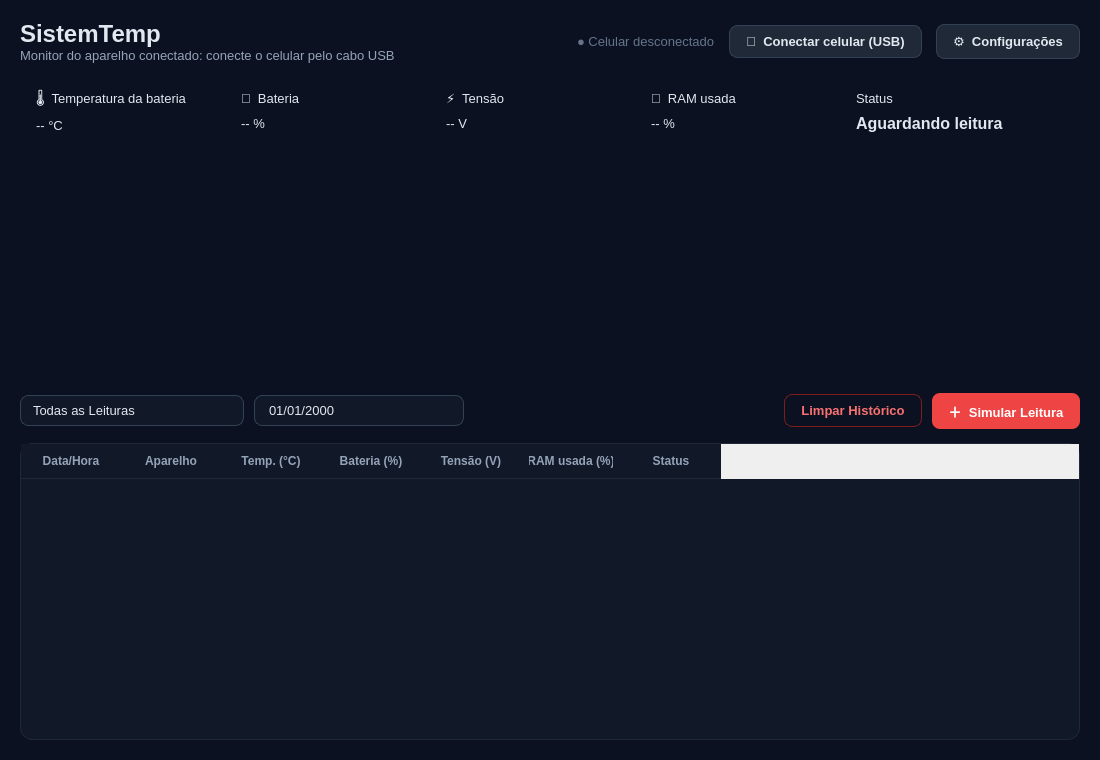
<?xml version="1.0" encoding="UTF-8"?>
<ui version="4.0">
 <class>MainWindow</class>
 <widget class="QMainWindow" name="MainWindow">
  <property name="geometry">
   <rect><x>0</x><y>0</y><width>1100</width><height>760</height></rect>
  </property>
  <property name="minimumSize">
   <size><width>900</width><height>620</height></size>
  </property>
  <property name="windowTitle">
   <string>SistemTemp</string>
  </property>
  <property name="styleSheet">
   <string notr="true">
    QMainWindow, QWidget#centralwidget { background-color: #0B1120; }
    QWidget { font-family: "Segoe UI"; }
    QLabel { color: #E2E8F0; font-size: 10pt; }
    QLabel[role="cardTitulo"] { color: #94A3B8; font-size: 9pt; font-weight: 600; }
    QLabel[role="cardValor"] { color: #F8FAFC; font-size: 20pt; font-weight: 700; }
    QFrame[card="true"] { background-color: #111827; border: 1px solid #1F2937; border-radius: 12px; }
    QPushButton { background-color: #1F2937; color: #E2E8F0; border: 1px solid #334155; border-radius: 8px; padding: 8px 16px; font-size: 10pt; font-weight: 600; }
    QPushButton:hover { background-color: #273449; border-color: #475569; }
    QPushButton:pressed { background-color: #0F172A; }
    QPushButton#btnRegistrar { background-color: #EF4444; color: white; border: none; }
    QPushButton#btnRegistrar:hover { background-color: #DC2626; }
    QPushButton#btnLimparTudo { background-color: transparent; color: #F87171; border-color: #7F1D1D; }
    QPushButton#btnLimparTudo:hover { background-color: #2A1215; }
    QComboBox, QDateEdit { background: #111827; color: #E2E8F0; border: 1px solid #334155; border-radius: 8px; padding: 6px 30px 6px 12px; font-size: 10pt; min-width: 150px; }
    QComboBox:hover, QDateEdit:hover, QComboBox:on { border-color: #EF4444; }
    QComboBox::drop-down, QDateEdit::drop-down { subcontrol-origin: padding; subcontrol-position: center right; width: 28px; border: none; }
    QComboBox::down-arrow, QDateEdit::down-arrow { image: url(assets/chevron.svg); width: 12px; height: 12px; }
    QComboBox QAbstractItemView { background: #111827; color: #E2E8F0; border: 1px solid #334155; padding: 4px; outline: none; selection-background-color: #EF4444; selection-color: white; }
    QCalendarWidget QWidget#qt_calendar_navigationbar { background-color: #111827; }
    QCalendarWidget QToolButton { color: #E2E8F0; background: transparent; padding: 4px 8px; }
    QCalendarWidget QAbstractItemView { background: #111827; color: #E2E8F0; selection-background-color: #EF4444; selection-color: white; }
    QTableWidget { background-color: #111827; alternate-background-color: #0F172A; color: #E2E8F0; border: 1px solid #1F2937; border-radius: 12px; gridline-color: transparent; font-size: 10pt; selection-background-color: #3B1E24; selection-color: #F8FAFC; }
    QHeaderView::section { background-color: #111827; color: #94A3B8; border: none; border-bottom: 1px solid #1F2937; font-weight: 600; padding: 8px; }
    QTableCornerButton::section { background-color: #111827; border: none; }
    QScrollBar:vertical { background: transparent; width: 10px; margin: 4px 2px; }
    QScrollBar::handle:vertical { background: #334155; border-radius: 3px; min-height: 30px; }
    QScrollBar::handle:vertical:hover { background: #475569; }
    QScrollBar::add-line:vertical, QScrollBar::sub-line:vertical, QScrollBar::add-page:vertical, QScrollBar::sub-page:vertical { height: 0; background: none; }
   </string>
  </property>
  <widget class="QWidget" name="centralwidget">
   <layout class="QVBoxLayout" name="verticalLayout">
    <property name="spacing"><number>14</number></property>
    <property name="leftMargin"><number>20</number></property>
    <property name="topMargin"><number>20</number></property>
    <property name="rightMargin"><number>20</number></property>
    <property name="bottomMargin"><number>20</number></property>

    <item>
     <layout class="QHBoxLayout" name="headerLayout">
      <item>
       <layout class="QVBoxLayout" name="tituloLayout">
        <property name="spacing"><number>0</number></property>
        <item>
         <widget class="QLabel" name="lblTitulo">
          <property name="styleSheet"><string notr="true">font-size: 18pt; font-weight: 700;</string></property>
          <property name="text"><string>SistemTemp</string></property>
         </widget>
        </item>
        <item>
         <widget class="QLabel" name="lblSubtitulo">
          <property name="styleSheet"><string notr="true">color: #94A3B8;</string></property>
          <property name="text"><string>Monitor do aparelho conectado: conecte o celular pelo cabo USB</string></property>
         </widget>
        </item>
       </layout>
      </item>
      <item>
       <spacer name="headerSpacer">
        <property name="orientation"><enum>Qt::Horizontal</enum></property>
        <property name="sizeType"><enum>QSizePolicy::Expanding</enum></property>
        <property name="sizeHint" stdset="0"><size><width>40</width><height>20</height></size></property>
       </spacer>
      </item>
      <item>
       <widget class="QLabel" name="lblCelularStatus">
        <property name="styleSheet"><string notr="true">color: #64748B;</string></property>
        <property name="text"><string>● Celular desconectado</string></property>
       </widget>
      </item>
      <item>
       <widget class="QPushButton" name="btnCelular">
        <property name="cursor"><cursorShape>PointingHandCursor</cursorShape></property>
        <property name="text"><string>📱  Conectar celular (USB)</string></property>
       </widget>
      </item>
      <item>
       <widget class="QPushButton" name="btnConfig">
        <property name="cursor"><cursorShape>PointingHandCursor</cursorShape></property>
        <property name="text"><string>⚙  Configurações</string></property>
       </widget>
      </item>
     </layout>
    </item>

    <item>
     <layout class="QHBoxLayout" name="cardsLayout">
      <property name="spacing"><number>14</number></property>
      <item>
       <widget class="QFrame" name="cardTemperatura">
        <property name="card" stdset="0"><bool>true</bool></property>
        <layout class="QVBoxLayout" name="v1">
         <property name="leftMargin"><number>16</number></property>
         <property name="topMargin"><number>12</number></property>
         <property name="rightMargin"><number>16</number></property>
         <property name="bottomMargin"><number>12</number></property>
         <item><widget class="QLabel" name="l1"><property name="role" stdset="0"><string>cardTitulo</string></property><property name="text"><string>🌡  Temperatura da bateria</string></property></widget></item>
         <item><widget class="QLabel" name="lblTemperatura"><property name="role" stdset="0"><string>cardValor</string></property><property name="text"><string>-- °C</string></property></widget></item>
        </layout>
       </widget>
      </item>
      <item>
       <widget class="QFrame" name="cardBateria">
        <property name="card" stdset="0"><bool>true</bool></property>
        <layout class="QVBoxLayout" name="v2">
         <property name="leftMargin"><number>16</number></property>
         <property name="topMargin"><number>12</number></property>
         <property name="rightMargin"><number>16</number></property>
         <property name="bottomMargin"><number>12</number></property>
         <item><widget class="QLabel" name="l2"><property name="role" stdset="0"><string>cardTitulo</string></property><property name="text"><string>🔋  Bateria</string></property></widget></item>
         <item><widget class="QLabel" name="lblBateria"><property name="role" stdset="0"><string>cardValor</string></property><property name="text"><string>-- %</string></property></widget></item>
        </layout>
       </widget>
      </item>
      <item>
       <widget class="QFrame" name="cardTensao">
        <property name="card" stdset="0"><bool>true</bool></property>
        <layout class="QVBoxLayout" name="v3">
         <property name="leftMargin"><number>16</number></property>
         <property name="topMargin"><number>12</number></property>
         <property name="rightMargin"><number>16</number></property>
         <property name="bottomMargin"><number>12</number></property>
         <item><widget class="QLabel" name="l3"><property name="role" stdset="0"><string>cardTitulo</string></property><property name="text"><string>⚡  Tensão</string></property></widget></item>
         <item><widget class="QLabel" name="lblTensao"><property name="role" stdset="0"><string>cardValor</string></property><property name="text"><string>-- V</string></property></widget></item>
        </layout>
       </widget>
      </item>
      <item>
       <widget class="QFrame" name="cardRam">
        <property name="card" stdset="0"><bool>true</bool></property>
        <layout class="QVBoxLayout" name="v5">
         <property name="leftMargin"><number>16</number></property>
         <property name="topMargin"><number>12</number></property>
         <property name="rightMargin"><number>16</number></property>
         <property name="bottomMargin"><number>12</number></property>
         <item><widget class="QLabel" name="l5"><property name="role" stdset="0"><string>cardTitulo</string></property><property name="text"><string>🧠  RAM usada</string></property></widget></item>
         <item><widget class="QLabel" name="lblRam"><property name="role" stdset="0"><string>cardValor</string></property><property name="text"><string>-- %</string></property></widget></item>
        </layout>
       </widget>
      </item>
      <item>
       <widget class="QFrame" name="cardAlerta">
        <property name="card" stdset="0"><bool>true</bool></property>
        <property name="minimumSize"><size><width>240</width><height>0</height></size></property>
        <layout class="QVBoxLayout" name="v4">
         <property name="leftMargin"><number>16</number></property>
         <property name="topMargin"><number>12</number></property>
         <property name="rightMargin"><number>16</number></property>
         <property name="bottomMargin"><number>12</number></property>
         <item><widget class="QLabel" name="l4"><property name="role" stdset="0"><string>cardTitulo</string></property><property name="text"><string>Status</string></property></widget></item>
         <item><widget class="QLabel" name="lblStatusAlerta"><property name="styleSheet"><string notr="true">font-size: 12pt; font-weight: 700;</string></property><property name="text"><string>Aguardando leitura</string></property></widget></item>
        </layout>
       </widget>
      </item>
     </layout>
    </item>

    <item>
     <widget class="PlotWidget" name="graphWidget" native="true">
      <property name="sizePolicy"><sizepolicy hsizetype="Expanding" vsizetype="Expanding"><horstretch>0</horstretch><verstretch>2</verstretch></sizepolicy></property>
      <property name="minimumSize">
       <size><width>0</width><height>220</height></size>
      </property>
     </widget>
    </item>

    <item>
     <layout class="QHBoxLayout" name="filterLayout">
      <property name="spacing"><number>10</number></property>
      <item>
       <widget class="QComboBox" name="cbFiltro">
        <item><property name="text"><string>Todas as Leituras</string></property></item>
        <item><property name="text"><string>Somente Alertas</string></property></item>
       </widget>
      </item>
      <item>
       <widget class="QDateEdit" name="dateEdit">
        <property name="calendarPopup"><bool>true</bool></property>
        <property name="displayFormat"><string>dd/MM/yyyy</string></property>
       </widget>
      </item>
      <item>
       <spacer name="filterSpacer">
        <property name="orientation"><enum>Qt::Horizontal</enum></property>
        <property name="sizeType"><enum>QSizePolicy::Expanding</enum></property>
        <property name="sizeHint" stdset="0"><size><width>40</width><height>20</height></size></property>
       </spacer>
      </item>
      <item>
       <widget class="QPushButton" name="btnLimparTudo">
        <property name="cursor"><cursorShape>PointingHandCursor</cursorShape></property>
        <property name="text"><string>Limpar Histórico</string></property>
       </widget>
      </item>
      <item>
       <widget class="QPushButton" name="btnRegistrar">
        <property name="cursor"><cursorShape>PointingHandCursor</cursorShape></property>
        <property name="text"><string>＋  Simular Leitura</string></property>
       </widget>
      </item>
     </layout>
    </item>

    <item>
     <widget class="QTableWidget" name="tableHistorico">
      <property name="sizePolicy"><sizepolicy hsizetype="Expanding" vsizetype="Expanding"><horstretch>0</horstretch><verstretch>3</verstretch></sizepolicy></property>
      <property name="editTriggers"><set>QAbstractItemView::NoEditTriggers</set></property>
      <property name="alternatingRowColors"><bool>true</bool></property>
      <property name="selectionBehavior"><enum>QAbstractItemView::SelectRows</enum></property>
      <property name="showGrid"><bool>false</bool></property>
      <column><property name="text"><string>Data/Hora</string></property></column>
      <column><property name="text"><string>Aparelho</string></property></column>
      <column><property name="text"><string>Temp. (°C)</string></property></column>
      <column><property name="text"><string>Bateria (%)</string></property></column>
      <column><property name="text"><string>Tensão (V)</string></property></column>
      <column><property name="text"><string>RAM usada (%)</string></property></column>
      <column><property name="text"><string>Status</string></property></column>
     </widget>
    </item>
   </layout>
  </widget>
 </widget>
 <customwidgets>
  <customwidget>
   <class>PlotWidget</class>
   <extends>QWidget</extends>
   <header>pyqtgraph</header>
   <container>1</container>
  </customwidget>
 </customwidgets>
</ui>
